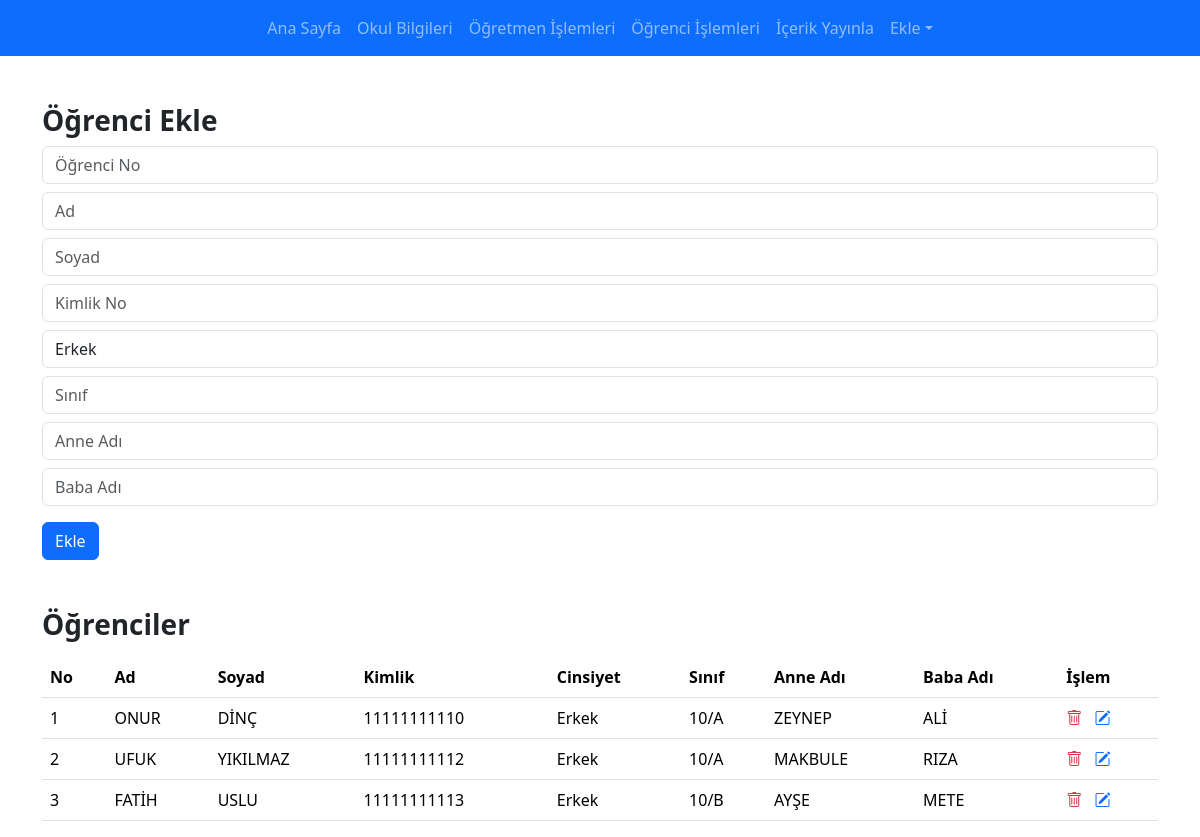
Page /yonetim/ogrenciler.php (signed in) on the committed database.
### tables this page shows
CREATE TABLE `ogrenciler` (
  `no` int(11) NOT NULL,
  `ad` varchar(50) NOT NULL,
  `soyad` varchar(50) NOT NULL,
  `kimlik` varchar(11) NOT NULL,
  `cinsiyet` varchar(5) NOT NULL,
  `sinif` varchar(10) NOT NULL,
  `anne_ad` varchar(50) NOT NULL,
  `baba_ad` varchar(50) NOT NULL
);

### yonetim/ogrenciler.php (the view, shortened to what this page needs)
<?php
require "./database.php";
$ogrenciler = $conn->query("SELECT * FROM ogrenciler")->fetch_all(MYSQLI_ASSOC);
$duzenlenecek = isset($_GET['duzenle']) ? $conn->query("SELECT * FROM ogrenciler WHERE no = '$_GET[duzenle]'")->fetch_assoc() : null;
?>
<!DOCTYPE html>
<html lang="tr">
<head>
    <link href="https://cdn.jsdelivr.net/npm/bootstrap@5.3.3/dist/css/bootstrap.min.css" rel="stylesheet">
    <link rel="stylesheet" href="https://cdn.jsdelivr.net/npm/bootstrap-icons/font/bootstrap-icons.css">
    <link rel="stylesheet" href="/yonetim/stil.css">
</head>
<body>
    <?php require 'nav.php'; ?>
    <main class="container mt-5">
        <h3 class="fw-bold">Öğrenci Ekle</h3>
        <form action="#" method="POST" class="mb-5">
            <div class="mb-3">
                <input type="text" class="form-control" name="no" placeholder="Öğrenci No" value="<?= $duzenlenecek ? htmlspecialchars($duzenlenecek['no']) : '' ?>" required>
                <input type="text" class="form-control mt-2" name="ad" placeholder="Ad" value="<?= $duzenlenecek ? htmlspecialchars($duzenlenecek['ad']) : '' ?>" required>
                <input type="text" class="form-control mt-2" name="soyad" placeholder="Soyad" value="<?= $duzenlenecek ? htmlspecialchars($duzenlenecek['soyad']) : '' ?>" required>
                <input type="text" class="form-control mt-2" name="kimlik" placeholder="Kimlik No" value="<?= $duzenlenecek ? htmlspecialchars($duzenlenecek['kimlik']) : '' ?>" required>
                <select class="form-control mt-2" name="cinsiyet" required>
                    <option value="Erkek" <?= $duzenlenecek && $duzenlenecek['cinsiyet'] == 'Erkek' ? 'selected' : '' ?>>Erkek</option>
                </select>
                <input type="text" class="form-control mt-2" name="sinif" placeholder="Sınıf" value="<?= $duzenlenecek ? htmlspecialchars($duzenlenecek['sinif']) : '' ?>" required>
                <input type="text" class="form-control mt-2" name="anne_ad" placeholder="Anne Adı" value="<?= $duzenlenecek ? htmlspecialchars($duzenlenecek['anne_ad']) : '' ?>" required>
                <input type="text" class="form-control mt-2" name="baba_ad" placeholder="Baba Adı" value="<?= $duzenlenecek ? htmlspecialchars($duzenlenecek['baba_ad']) : '' ?>" required>
            </div>
            <button type="submit" name="<?= $duzenlenecek ? 'duzenle' : 'ekle' ?>" class="btn btn-primary"><?= $duzenlenecek ? 'Kaydet' : 'Ekle' ?></button>
        </form>
        <h3 class="fw-bold">Öğrenciler</h3>
        <table class="table mt-3">
            <thead>
                <tr>
                    <th>No</th>
                    <th>Ad</th>
                    <th>Soyad</th>
                    <th>Kimlik</th>
                    <th>Cinsiyet</th>
                    <th>Sınıf</th>
                    <th>Anne Adı</th>
                    <th>Baba Adı</th>
                    <th>İşlem</th>
                </tr>
            </thead>
            <tbody>
                <?php foreach ($ogrenciler as $ogrenci): ?>
                    <tr>
                        <td><?= htmlspecialchars($ogrenci['no']) ?></td>
                        <td><?= htmlspecialchars($ogrenci['ad']) ?></td>
                        <td><?= htmlspecialchars($ogrenci['soyad']) ?></td>
                        <td><?= htmlspecialchars($ogrenci['kimlik']) ?></td>
                        <td><?= htmlspecialchars($ogrenci['cinsiyet']) ?></td>
                        <td><?= htmlspecialchars($ogrenci['sinif']) ?></td>
                        <td><?= htmlspecialchars($ogrenci['anne_ad']) ?></td>
                        <td><?= htmlspecialchars($ogrenci['baba_ad']) ?></td>
                        <td>
                            <a href="?sil=<?= $ogrenci['no'] ?>" class="text-danger"><i class="bi bi-trash"></i></a>
                            <a href="?duzenle=<?= $ogrenci['no'] ?>" class="text-primary ms-2"><i class="bi bi-pencil-square"></i></a>
                        </td>
                    </tr>
                <?php endforeach; ?>
            </tbody>
        </table>
    </main>
</body>
</html>

### yonetim/stil.css (style rules this page uses)
a { text-decoration: none; }

### rows in the picture
ogrenciler: no "1", ad "ONUR", soyad "DİNÇ", kimlik "11111111110", cinsiyet "Erkek", sinif "10/A", anne_ad "ZEYNEP", baba_ad "ALİ"
ogrenciler: no "2", ad "UFUK", soyad "YIKILMAZ", kimlik "11111111112", cinsiyet "Erkek", sinif "10/A", anne_ad "MAKBULE", baba_ad "RIZA"
ogrenciler: no "3", ad "FATİH", soyad "USLU", kimlik "11111111113", cinsiyet "Erkek", sinif "10/B", anne_ad "AYŞE", baba_ad "METE"
